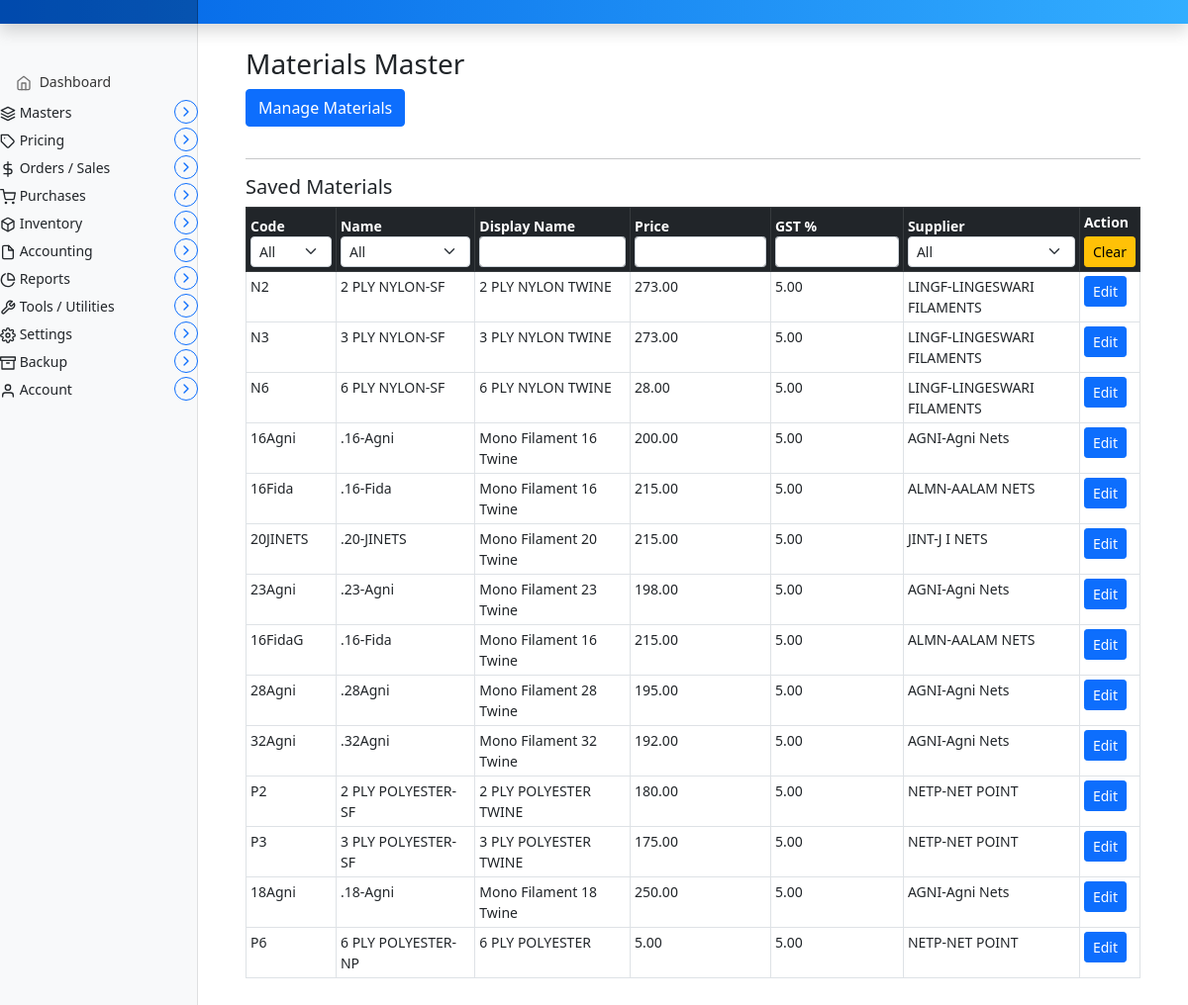
The page /invoice/materials/ on the database its author committed.
### marania_invoice_app/models.py (models this page shows, shortened)
class Materials(models.Model):
    code = models.CharField(max_length=50, unique=True)
    name = models.CharField(max_length=255)
    displayname = models.CharField(max_length=255, blank=True, null=True)
    price = models.DecimalField(
        max_digits=10,
        decimal_places=2,
        default=0.00
    )
    gst = models.DecimalField(
        max_digits=5,
        decimal_places=2,
        blank=True,
        null=True,
        help_text="GST percentage (e.g. 9.00)"
    )
    supplier = models.ForeignKey(
                            Parties,
                            to_field='code',
                            on_delete=models.DO_NOTHING,
                            related_name='materials',
                            db_constraint=False,   # ⭐ KEY LINE
                            null=True,
                            blank=True
                        )
    created_at = models.DateTimeField(auto_now_add=True)
    updated_at = models.DateTimeField(auto_now=True)

class Parties(models.Model):
    code = models.CharField(max_length=50, unique=True, primary_key=True)
    name = models.CharField(max_length=255)
    gst = models.CharField(max_length=20, blank=True, null=True)
    phone = models.CharField(max_length=50, blank=True, null=True)
    email = models.EmailField(blank=True, null=True)
    address_bill_to = models.TextField(blank=True, null=True)
    address_ship_to = models.TextField(blank=True, null=True)
    is_within_state = models.BooleanField(default=True)
    roles = models.ManyToManyField('PartyRole', blank=True, db_constraint=False)
    created_at = models.DateTimeField(auto_now_add=True)   # automatically set on creation
    updated_at = models.DateTimeField(auto_now=True)       # automatically set on update
    def __str__(self):
        return f"{self.code}-{self.name}"

### marania_invoice_app/views.py (the view, shortened to what this page needs)
# urls.py: path("materials/", views.materials_view, name="materials"),
def materials_view(request):
    context = {
        "materials": Materials.objects.select_related("supplier"),
        "suppliers": Parties.objects.filter(
            roles__role__iexact="supplier"
        ).distinct(),
    }
    return render(request, "marania_invoice_app/materials.html", context)

### templates/marania_invoice_app/materials.html (shortened to what this page needs)
{% extends 'partials/base.html' %}
{% load static %}
{% block main %}
<main class="col-md-9 ms-sm-auto col-lg-10 px-md-4">
  <div class="container my-4">
    <h3>Materials Master</h3>
    <button class="btn btn-primary mb-3" type="button"
            data-bs-toggle="collapse"
            data-bs-target="#materialForm">
      Manage Materials
    </button>
    <hr>
    <h5>Saved Materials</h5>
    {% if materials %}
    <div class="table-responsive">
      <table class="table table-bordered table-hover table-sm" id="materials-table">
        <thead class="table-dark">
          <tr>
            <th>Code
              <select class="form-select form-select-sm column-filter" data-col="0">
                <option value="">All</option>
              </select>
            </th>
            <th>Name
              <select class="form-select form-select-sm column-filter" data-col="1">
                <option value="">All</option>
              </select>
            </th>
            <th>Display Name
              <input type="text" class="form-control form-control-sm text-filter" data-col="2">
            </th>
            <th>Price
              <input type="text" class="form-control form-control-sm text-filter" data-col="3">
            </th>
            <th>GST %
              <input type="text" class="form-control form-control-sm text-filter" data-col="4">
            </th>
            <th>Supplier
              <select class="form-select form-select-sm column-filter" data-col="5">
                <option value="">All</option>
              </select>
            </th>
            <th>
              Action
              <div class="mt-1">
                <button type="button" id="clear-filters" class="btn btn-warning btn-sm">
                  Clear
                </button>
              </div>
            </th>
          </tr>
        </thead>
        <tbody>
          {% for m in materials %}
          <tr>
            <td>{{ m.code }}</td>
            <td>{{ m.name }}</td>
            <td>{{ m.displayname }}</td>
            <td>{{ m.price }}</td>
            <td>{{ m.gst }}</td>
            <td>{{ m.supplier }}</td>
            <td>
              <button type="button"
                      class="btn btn-primary btn-sm load-material"
                      data-id="{{ m.id }}">
                Edit
              </button>
            </td>
          </tr>
          {% endfor %}
        </tbody>
      </table>
    </div>
    {% endif %}
  </div>
</main>
{% endblock %}

### templates/partials/base.html (shortened to what this page needs)
{% load static %}
<!doctype html>
<html lang="en">
  <head>
    <link href="{% static 'assets/css/bootstrap.min.css' %}" rel="stylesheet">
    <link href="{% static 'assets/css/dashboard.css' %}" rel="stylesheet">
  </head>
  <body>
<header class="navbar navbar-dark sticky-top"
style="background: linear-gradient(90deg, #0062E6, #33AEFF); flex-wrap: nowrap; padding: 0; box-shadow: 0 0.5rem 1rem rgba(0,0,0,.15);">
  <a class="navbar-brand col-md-3 col-lg-2 me-0 px-3" href="#"> {{ config.CompanyName }}</a>
</header>
<div class="container-fluid">
  <div class="row">
    <nav id="sidebarMenu" class="col-md-3 col-lg-2 d-md-block bg-light sidebar collapse">
      <div class="position-sticky pt-3">
        <ul class="nav flex-column">
          <li class="nav-item">
            <a class="nav-link" href="{% url 'dashboard' %}">
              <span data-feather="home"></span>
              Dashboard
            </a>
          </li>
          <li class="nav-item">
            <div class="d-flex justify-content-between align-items-center mb-1 parent-menu">
              <span>
                <span data-feather="layers"></span>
                Masters
              </span>
              <button class="collapse-btn btn btn-outline-primary btn-sm rounded-circle"
                      type="button"
                      data-bs-toggle="collapse"
                      data-bs-target="#MastersSubmenu"
                      aria-expanded="false"
                      aria-controls="MastersSubmenu">
                <span class="collapse-icon" data-feather="chevron-right"></span>
              </button>
            </div>
          </li>
          <li class="nav-item">
            <div class="d-flex justify-content-between align-items-center mb-1 parent-menu">
              <span>
                <span data-feather="tag"></span>
                Pricing
              </span>
              <button class="collapse-btn btn btn-outline-primary btn-sm rounded-circle"
                      type="button"
                      data-bs-toggle="collapse"
                      data-bs-target="#PricingSubmenu"
                      aria-expanded="false"
                      aria-controls="PricingSubmenu">
                <span class="collapse-icon" data-feather="chevron-right"></span>
              </button>
            </div>
          </li>
          <li class="nav-item">
            <div class="d-flex justify-content-between align-items-center mb-1 parent-menu">
              <span>
                <span data-feather="dollar-sign"></span>
                Orders / Sales
              </span>
              <button class="collapse-btn btn btn-outline-primary btn-sm rounded-circle"
                      type="button"
                      data-bs-toggle="collapse"
                      data-bs-target="#SalesSubmenu"
                      aria-expanded="false"
                      aria-controls="SalesSubmenu">
                <span class="collapse-icon" data-feather="chevron-right"></span>
              </button>
            </div>
          </li>
          <li class="nav-item">
            <div class="d-flex justify-content-between align-items-center mb-1 parent-menu">
              <span>
                <span data-feather="shopping-cart"></span>
                Purchases
              </span>
              <button class="collapse-btn btn btn-outline-primary btn-sm rounded-circle"
                      type="button"
                      data-bs-toggle="collapse"
                      data-bs-target="#PurchaseSubmenu"
                      aria-expanded="false"
                      aria-controls="PurchaseSubmenu">
                <span class="collapse-icon" data-feather="chevron-right"></span>
              </button>
            </div>
          </li>
          <li class="nav-item">
            <div class="d-flex justify-content-between align-items-center mb-1 parent-menu">
              <span>
                <span data-feather="box"></span>
                Inventory
              </span>
              <button class="collapse-btn btn btn-outline-primary btn-sm rounded-circle"
                      type="button"
                      data-bs-toggle="collapse"
                      data-bs-target="#InventorySubmenu"
                      aria-expanded="false"
                      aria-controls="InventorySubmenu">
                <span class="collapse-icon" data-feather="chevron-right"></span>
              </button>
            </div>
          </li>
          <li class="nav-item">
            <div class="d-flex justify-content-between align-items-center mb-1 parent-menu">
              <span>
                <span data-feather="file"></span>
                Accounting
              </span>
              <button class="collapse-btn btn btn-outline-primary btn-sm rounded-circle"
                      type="button"
                      data-bs-toggle="collapse"
                      data-bs-target="#AccountingSubmenu"
                      aria-expanded="false"
                      aria-controls="AccountingSubmenu">
                <span class="collapse-icon" data-feather="chevron-right"></span>
              </button>
            </div>
          </li>
          <li class="nav-item">
            <div class="d-flex justify-content-between align-items-center mb-1 parent-menu">
              <span>
                <span data-feather="pie-chart"></span>
                Reports
              </span>
              <button class="collapse-btn btn btn-outline-primary btn-sm rounded-circle"
                      type="button"
                      data-bs-toggle="collapse"
                      data-bs-target="#ReportsSubmenu"
                      aria-expanded="false"
                      aria-controls="ReportsSubmenu">
                <span class="collapse-icon" data-feather="chevron-right"></span>
              </button>
            </div>
          </li>
          <li class="nav-item">
            <div class="d-flex justify-content-between align-items-center mb-1 parent-menu">
              <span>
                <span data-feather="tool"></span>
                Tools / Utilities
              </span>
              <button class="collapse-btn btn btn-outline-primary btn-sm rounded-circle"
                      type="button"
                      data-bs-toggle="collapse"
                      data-bs-target="#ToolsSubmenu"
                      aria-expanded="false"
                      aria-controls="ToolsSubmenu">
                <span class="collapse-icon" data-feather="chevron-right"></span>
              </button>
            </div>
          </li>
          <li class="nav-item">
            <div class="d-flex justify-content-between align-items-center mb-1 parent-menu">
              <span>
                <span data-feather="settings"></span>
                Settings
              </span>
              <button class="collapse-btn btn btn-outline-primary btn-sm rounded-circle"
                      type="button"
                      data-bs-toggle="collapse"
                      data-bs-target="#SettingsSubmenu"
                      aria-expanded="false"
                      aria-controls="SettingsSubmenu">
                <span class="collapse-icon" data-feather="chevron-right"></span>
              </button>
            </div>
          </li>
          <li class="nav-item">
            <div class="d-flex justify-content-between align-items-center mb-1 parent-menu">
              <span>
                <span data-feather="archive"></span>
                Backup
              </span>
              <button class="collapse-btn btn btn-outline-primary btn-sm rounded-circle"
                      type="button"
                      data-bs-toggle="collapse"
                      data-bs-target="#BackupSubmenu"
                      aria-expanded="false"
                      aria-controls="BackupSubmenu">
                <span class="collapse-icon" data-feather="chevron-right"></span>
              </button>
            </div>
          </li>
          <li class="nav-item">
            <div class="d-flex justify-content-between align-items-center mb-1 parent-menu">
              <span>
                <span data-feather="user"></span>
                Account
              </span>
              <button class="collapse-btn btn btn-outline-primary btn-sm rounded-circle"
                      type="button"
                      data-bs-toggle="collapse"
                      data-bs-target="#AccountSubmenu"
                      aria-expanded="false"
                      aria-controls="AccountSubmenu">
                <span class="collapse-icon" data-feather="chevron-right"></span>
              </button>
            </div>
          </li>
        </ul>
      </div>
    </nav>
  {% block main %}
  {% endblock %}
  </div>
</div>
  </body>
</html>

### static/assets/css/dashboard.css (style rules this page uses)
body { font-size: .875rem; }
.feather { width: 16px; height: 16px; vertical-align: text-bottom; }
.sidebar { position: fixed; top: 0; bottom: 0; left: 0; z-index: 100; padding: 48px 0 0; box-shadow: inset -1px 0 0 rgba(0, 0, 0, .1); }
.sidebar .nav-link { font-weight: 500; color: #333; }
.sidebar .nav-link .feather { margin-right: 4px; color: #727272; }
.navbar-brand { padding-top: .75rem; padding-bottom: .75rem; font-size: 1rem; background-color: rgba(0, 0, 0, .25); box-shadow: inset -1px 0 0 rgba(0, 0, 0, .25); }

### templates/partials/base.html (style rules this page uses)
.collapse-icon { transition: transform 0.3s ease; }
.collapse-btn { width: 24px; height: 24px; display: flex; align-items: center; justify-content: center; padding: 0; font-size: 16px; font-weight: bold; transition: all 0.3s ease; }

### rows shown on the page
Materials: code "N2", name "2 PLY NYLON-SF", displayname "2 PLY NYLON TWINE", price "273.00", gst "5.00", supplier "LINGF-LINGESWARI FILAMENTS"
Materials: code "N3", name "3 PLY NYLON-SF", displayname "3 PLY NYLON TWINE", price "273.00", gst "5.00", supplier "LINGF-LINGESWARI FILAMENTS"
Materials: code "N6", name "6 PLY NYLON-SF", displayname "6 PLY NYLON TWINE", price "28.00", gst "5.00", supplier "LINGF-LINGESWARI FILAMENTS"
Materials: code "16Agni", name ".16-Agni", displayname "Mono Filament 16 Twine", price "200.00", gst "5.00", supplier "AGNI-Agni Nets"
Materials: code "16Fida", name ".16-Fida", displayname "Mono Filament 16 Twine", price "215.00", gst "5.00", supplier "ALMN-AALAM NETS"
Materials: code "20JINETS", name ".20-JINETS", displayname "Mono Filament 20 Twine", price "215.00", gst "5.00", supplier "JINT-J I NETS"
Materials: code "23Agni", name ".23-Agni", displayname "Mono Filament 23 Twine", price "198.00", gst "5.00", supplier "AGNI-Agni Nets"
Materials: code "16FidaG", name ".16-Fida", displayname "Mono Filament 16 Twine", price "215.00", gst "5.00", supplier "ALMN-AALAM NETS"
Materials: code "28Agni", name ".28Agni", displayname "Mono Filament 28 Twine", price "195.00", gst "5.00", supplier "AGNI-Agni Nets"
Materials: code "32Agni", name ".32Agni", displayname "Mono Filament 32 Twine", price "192.00", gst "5.00", supplier "AGNI-Agni Nets"
Materials: code "P2", name "2 PLY POLYESTER-SF", displayname "2 PLY POLYESTER TWINE", price "180.00", gst "5.00", supplier "NETP-NET POINT"
Materials: code "P3", name "3 PLY POLYESTER-SF", displayname "3 PLY POLYESTER TWINE", price "175.00", gst "5.00", supplier "NETP-NET POINT"
Materials: code "18Agni", name ".18-Agni", displayname "Mono Filament 18 Twine", price "250.00", gst "5.00", supplier "AGNI-Agni Nets"
Materials: code "P6", name "6 PLY POLYESTER-NP", displayname "6 PLY POLYESTER", price "5.00", gst "5.00", supplier "NETP-NET POINT"
